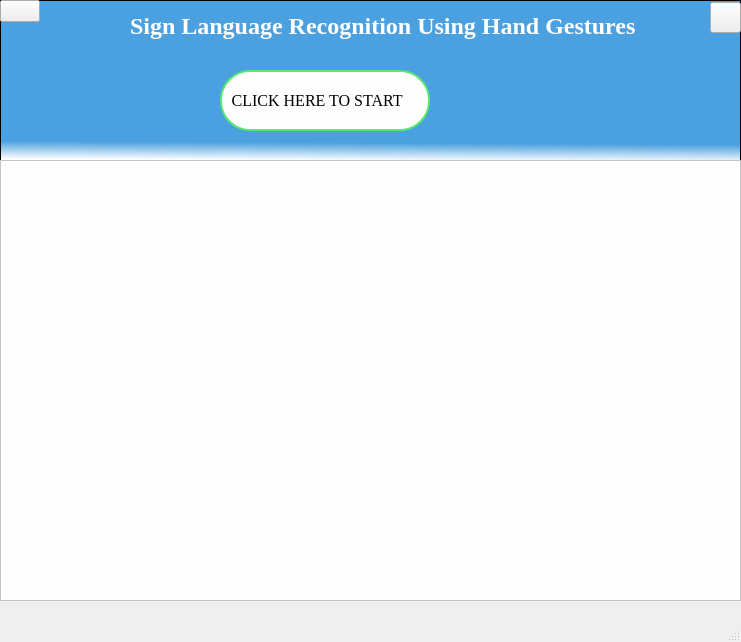
<?xml version="1.0" encoding="UTF-8"?>
<ui version="4.0">
 <class>MainWindow</class>
 <widget class="QMainWindow" name="MainWindow">
  <property name="geometry">
   <rect>
    <x>0</x>
    <y>0</y>
    <width>741</width>
    <height>642</height>
   </rect>
  </property>
  <property name="windowTitle">
   <string>MainWindow</string>
  </property>
  <widget class="QWidget" name="centralwidget">
   <widget class="QGraphicsView" name="graphicsView_2">
    <property name="geometry">
     <rect>
      <x>0</x>
      <y>0</y>
      <width>741</width>
      <height>161</height>
     </rect>
    </property>
    <property name="toolTip">
     <string>&lt;html&gt;&lt;head/&gt;&lt;body&gt;&lt;p&gt;&lt;br/&gt;&lt;/p&gt;&lt;/body&gt;&lt;/html&gt;</string>
    </property>
    <property name="styleSheet">
     <string notr="true">background-color: qlineargradient(spread:pad, x1:0.543136, y1:0.074, x2:0.52, y2:1, stop:0.880682 rgba(75, 161, 223, 255), stop:1 rgba(255, 255, 255, 255));
</string>
    </property>
   </widget>
   <widget class="QLabel" name="label">
    <property name="geometry">
     <rect>
      <x>130</x>
      <y>10</y>
      <width>531</width>
      <height>31</height>
     </rect>
    </property>
    <property name="font">
     <font>
      <family>Times New Roman</family>
      <pointsize>18</pointsize>
      <weight>75</weight>
      <bold>true</bold>
     </font>
    </property>
    <property name="styleSheet">
     <string notr="true">color:white;</string>
    </property>
    <property name="text">
     <string>Sign Language Recognition Using Hand Gestures</string>
    </property>
   </widget>
   <widget class="QLabel" name="label_3">
    <property name="geometry">
     <rect>
      <x>0</x>
      <y>160</y>
      <width>741</width>
      <height>431</height>
     </rect>
    </property>
    <property name="styleSheet">
     <string notr="true">
font-size: 40px;
color:white;
</string>
    </property>
    <property name="text">
     <string/>
    </property>
   </widget>
   <widget class="QGraphicsView" name="graphicsView">
    <property name="geometry">
     <rect>
      <x>0</x>
      <y>160</y>
      <width>741</width>
      <height>441</height>
     </rect>
    </property>
    <property name="styleSheet">
     <string notr="true">background-color:#fefefe;
</string>
    </property>
   </widget>
   <widget class="QPushButton" name="create">
    </widget>
   <widget class="QPushButton" name="scan_sen">
    
   </widget>
   <widget class="QPushButton" name="scan_sinlge">
    <property name="geometry">
     <rect>
      <x>220</x>
      <y>70</y>
      <width>210</width>
      <height>61</height>
     </rect>
    </property>
    <property name="font">
     <font>
      <family>TImes New Roman</family>
      <pointsize>12</pointsize>
      <weight>50</weight>
      <italic>false</italic>
      <bold>false</bold>
     </font>
    </property>
    <property name="layoutDirection">
     <enum>Qt::LeftToRight</enum>
    </property>
    <property name="autoFillBackground">
     <bool>false</bool>
    </property>
    <property name="styleSheet">
     <string notr="true">QPushButton#scan_sinlge{
padding-left:-40px;
color:black;
background-color:#fefefe;
border: 2px solid #58e870; border-radius:30px;
font: 12pt &quot;TImes New Roman&quot;;
<!--background-image:url(&quot;icons/scan.png&quot;);-->
background-repeat:none;
}
QPushButton#scan_sinlge:hover
{
   background-color:lightgreen;
	color:white;
}</string>
    </property>
    <property name="text">
     <string>         CLICK HERE TO START   </string>
    </property>
   </widget>
   <widget class="QPushButton" name="exp2"></widget>
    <!---jhvbfjkngfknklmfklmmvkfnjgjfbhghft-->
    <widget class="QPushButton" name="exit_button">
    <property name="geometry">
     <rect>
      <x>710</x>
      <y>2</y>
      <width>31</width>
      <height>31</height>
     </rect>
    </property>
    <property name="styleSheet">
     <string notr="true">QPushButton#exit_button{
background-image:url(&quot;icons/quit.png&quot;);
background-repeat:none;
}</string>
    </property>
    <property name="text">
     <string/>
    </property>
   </widget>
  </widget>
  <widget class="QMenuBar" name="menubar">
   <property name="geometry">
    <rect>
     <x>0</x>
     <y>0</y>
     <width>741</width>
     <height>21</height>
    </rect>
   </property>
  </widget>
  <widget class="QStatusBar" name="statusbar"/>
 </widget>
 <resources/>
 <connections/>
</ui>
